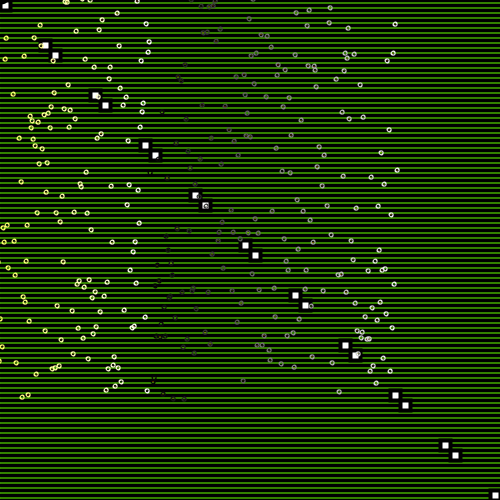
Frame 1 (no input)
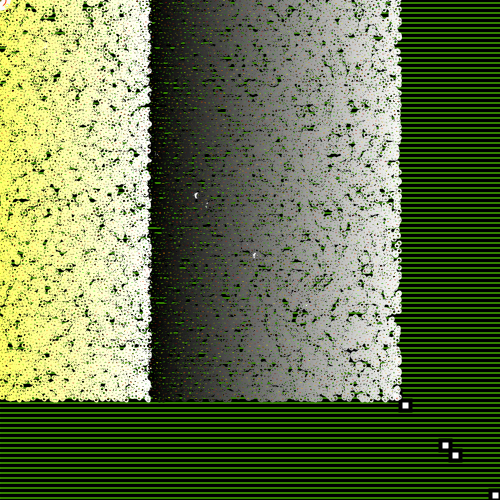
Frame 60 (the mouse pressed at the canvas centre just before this capture)
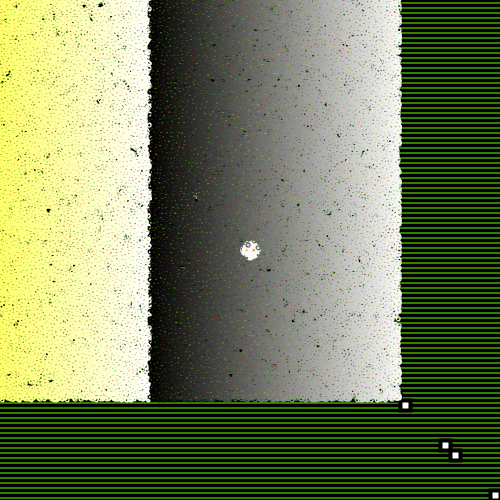
Frame 120 (the mouse held since frame 60 and released just before this capture)

The Processing sketch that drew these frames (run headless with seeded random() and noise(); from frame 60 on, the mouse is pressed at the canvas centre):

// Processing sketch: processing_172582
// ── processing_172582.pde

void setup()
{
  size(500,500);
  background(100,255,0);
  strokeWeight(4);
  
  for (int i = 0; i < 800; i = i+5) 
  {
    line(0,i,500,i);
  }
  float x = 0;
  float delta = 50;
  while (x<500)
  {
    rect(x,x,10,10);
    rect(x+40,x+40,10,10);
    x+=delta;
  }  
}
void draw()
{
  ellipse(mouseX,mouseY,computeRandom(1)/15,computeRandom(1)/15);
  for (int d = 0; d < 500; d++) 
  {
    float r = random(500);
    stroke(d-250);
    ellipse(d-100,r-100,1,1);
    fill(computeRandom(1),computeRandom(1),0);
  }
  
}
void mousePressed()
{
  background(computeRandom(1),computeRandom(1),computeRandom(1));
  for (int i = 0; i < 800; i = i+5) 
  {
    line(0,i,500,i);
  }
  float x = 0;
  float delta = 50;
  while (x<500)
  {
    rect(x,x,10,10);
    rect(450,x,10,10);
    rect(5+x,450,10,10);
    x+=delta;
  }
}
int computeRandom(int n)
{
  if (n > 10)
  {
    return n;
  }
  else
  {
    return int(random(255));
  }
}
void keypressed()
{
  ellipse(450,450,400,400);
}
